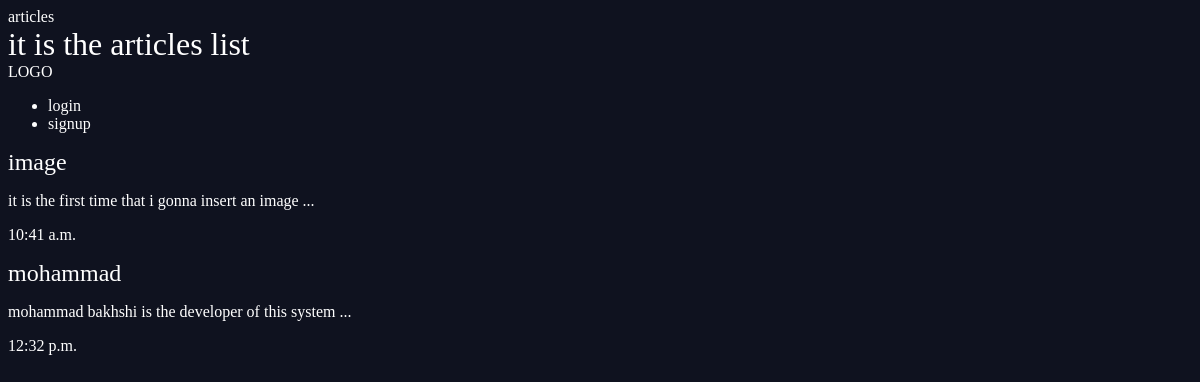
The page /articles/ on the database as committed earlier.
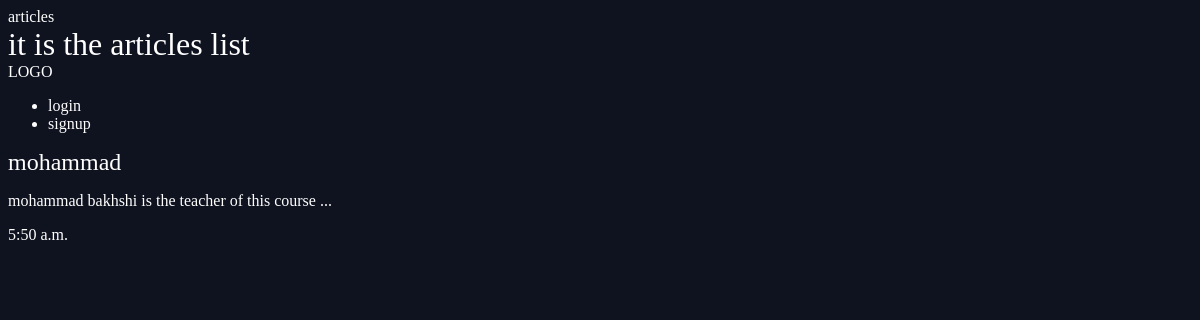
The same page on the database as committed later.
### articles/models.py (models this page shows, shortened)
class articles(models.Model):
    title = models.CharField(max_length=255)
    slug = models.SlugField()
    body = models.TextField()
    date = models.TimeField(auto_now=True)
    image = models.ImageField(default='default.jpg', blank=True)
    author = models.ForeignKey(User, default=None, on_delete=models.CASCADE)
    def snippet(self):
        return self.body[:50] + ' ...'

### articles/views.py (the view)
# urls.py: path('', views.articles_list, name='list'),
def articles_list(request):
    articles = models.articles.objects.all().order_by('date')
    listArticles = {'listArticles':articles}
    return render(request, "articles/articles.html", listArticles)

### articles/templates/articles/articles.html (shortened to what this page needs)
<!DOCTYPE html>
{% load static %}
<html lang="en">
<head>
    <link rel="stylesheet" href="{% static 'styles.css' %}">
</head>
<body>
    <h1>it is the articles list</h1>
    <a href="{% url 'articles:list' %}">LOGO</a>
    <nav>
        <ul>
            {% if user.is_authenticated %}
            <li>
                <form method="post" action="{% url 'accounts:logout' %}">
                    <input type="submit" value="logout">
                </form>
            </li>
            <li>
                <a href="{% url 'articles:publish' %}">publish article</a>
            </li>
            {% else %}
            <li>
                <a href="{% url 'accounts:login' %}"> login </a>
            </li>
            <li>
                <a href="{% url 'accounts:signup' %}"> signup </a>
            </li>
            {% endif %}
        </ul>
    </nav>
    {% for article in listArticles %}
    <h2>
        <a href="{% url 'articles:details' slug=article.slug %}">{{article.title}}</a>
    </h2>
    <p>{{article.snippet}}</p>
    <p>{{article.date}}</p>
    {% endfor %}
</body>
</html>

### assets/styles.css (style rules this page uses)
body { background-color : #0f121f;; background-image: url(stars.jpg); background-repeat-y:no-repeat; background-attachment:fixed; color: #fff; }
body * { font-weight:arial; }
h1,h2,h3,h4,h5 { font-weight:normal; margin:0; }
a,a:hover,a:visited { color:#fff; text-decoration:none; }

Rows that differ between the two databases and show on the page:
removed articles: title "image", snippet "it is the first time that i gonna insert an image ...", date "10:41 a.m."
changed articles "mohammad": snippet "mohammad bakhshi is the developer of this system ..." → "mohammad bakhshi is the teacher of this course ..."; date "12:32 p.m." → "5:50 a.m."
